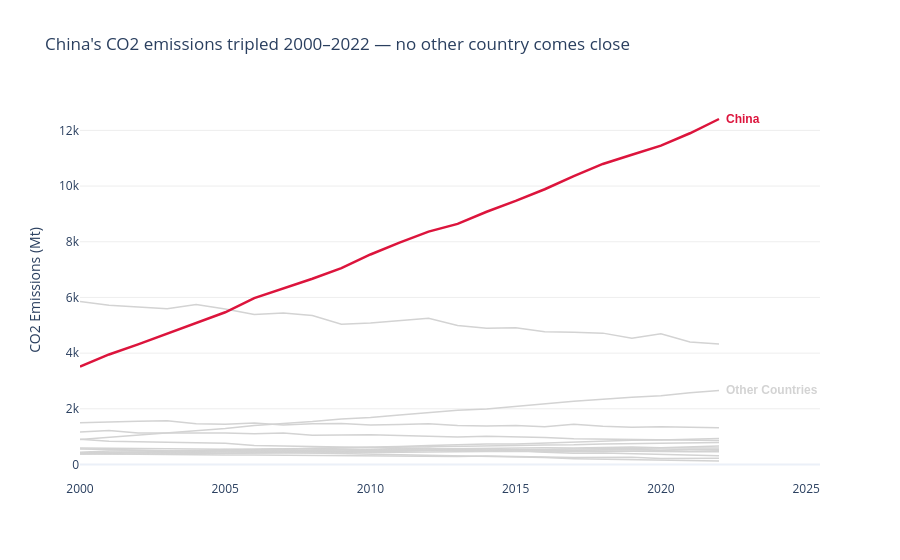

The cell this chart's notebook holds for it:
### Code cell
# Let's apply the principles

# Choose a country to highlight
highlight = 'China'

# Build colour map: highlight in red, everything else grey
color_map = {c: 'crimson' if c == highlight else 'lightgrey' for c in df['Country'].unique()}

fig = px.line(df, x='Year', y='CO2_Mt', color='Country',
              color_discrete_map=color_map,
              labels={'CO2_Mt': 'CO2 Emissions (Mt)', 'Year': ''},
              title="China's CO2 emissions tripled 2000–2022 — no other country comes close",
              template='plotly_white',
              height=400
              )

fig.update_traces(
    line=dict(width=1.5),   # default: thin for context countries
    showlegend=False      # direct label replaces legend (Gestalt proximity)
)

# Override highlighted country: thicker line to draw attention
fig.update_traces(
    line=dict(width=2.5),
    selector=dict(name=highlight) # each line is named after a country in the traces of the figure
)

# Direct label at end of highlighted line
highlight_label = df.loc[(df['Country'] == highlight) & (df['Year'] == df['Year'].max())]

others_label = df.loc[(df['Country'] == 'India') & (df['Year'] == df['Year'].max())]

# add highlight label
fig.add_annotation(
    x=highlight_label['Year'].values[0], y=highlight_label['CO2_Mt'].values[0],
    text=highlight, showarrow=False,
    xanchor='left', xshift=5,
    font=dict(color='crimson', size=12, weight='bold', family='Arial')
)

# add others label (optional)
fig.add_annotation(
    x=others_label['Year'].values[0], y=others_label['CO2_Mt'].values[0],
    text='Other Countries', showarrow=False,
    xanchor='left', xshift=5,
    font=dict(color='lightgrey', size=12, weight='bold', family='Arial')
)

fig.update_layout(
    title="China's CO2 emissions tripled 2000–2022 — no other country comes close",
    yaxis=dict(gridcolor='#EEEEEE'),
    xaxis=dict(showgrid=False)
)

fig.show()

### Figure 1 — Plotly figure (JSON) as saved in the notebook; plotly's stock layout.template omitted (floating-point values rounded to 4 significant figures)
{"data": [{"hovertemplate": "Country=United States<br>=%{x}<br>CO2 Emissions (Mt)=%{y}<extra></extra>", "legendgroup": "United States", "line": {"color": "lightgrey", "dash": "solid", "width": 1.5}, "marker": {"symbol": "circle"}, "mode": "lines", "name": "United States", "orientation": "v", "showlegend": false, "type": "scatter", "x": [2000, 2001, 2002, 2003, 2004, 2005, 2006, 2007, 2008, 2009, 2010, 2011, 2012, 2013, 2014, 2015, 2016, 2017, 2018, 2019, 2020, 2021, 2022], "xaxis": "x", "y": [5858.0, 5724, 5653.0, 5593.0, 5743.0, 5589, 5386.0, 5443.0, 5348.0, 5038.0, 5082.0, 5176.0, 5250, 4994.0, 4897.0, 4913.0, 4770.0, 4746.0, 4718.0, 4537.0, 4695.0, 4398.0, 4326.0], "yaxis": "y"}, {"hovertemplate": "Country=China<br>=%{x}<br>CO2 Emissions (Mt)=%{y}<extra></extra>", "legendgroup": "China", "line": {"color": "crimson", "dash": "solid", "width": 2.5}, "marker": {"symbol": "circle"}, "mode": "lines", "name": "China", "orientation": "v", "showlegend": false, "type": "scatter", "x": [2000, 2001, 2002, 2003, 2004, 2005, 2006, 2007, 2008, 2009, 2010, 2011, 2012, 2013, 2014, 2015, 2016, 2017, 2018, 2019, 2020, 2021, 2022], "xaxis": "x", "y": [3514.0, 3952.0, 4312, 4692.0, 5079.0, 5468.0, 5974, 6323.0, 6673, 7053.0, 7543.0, 7972.0, 8365.0, 8641.0, 9078.0, 9466.0, 9887, 10360.0, 10790.0, 11130.0, 11450.0, 11900.0, 12410.0], "yaxis": "y"}, {"hovertemplate": "Country=India<br>=%{x}<br>CO2 Emissions (Mt)=%{y}<extra></extra>", "legendgroup": "India", "line": {"color": "lightgrey", "dash": "solid", "width": 1.5}, "marker": {"symbol": "circle"}, "mode": "lines", "name": "India", "orientation": "v", "showlegend": false, "type": "scatter", "x": [2000, 2001, 2002, 2003, 2004, 2005, 2006, 2007, 2008, 2009, 2010, 2011, 2012, 2013, 2014, 2015, 2016, 2017, 2018, 2019, 2020, 2021, 2022], "xaxis": "x", "y": [901.6, 974.6, 1056, 1146.0, 1205.0, 1291, 1396.0, 1466.0, 1542.0, 1637.0, 1687.0, 1774.0, 1865.0, 1945.0, 1994.0, 2092.0, 2177.0, 2267.0, 2345.0, 2419.0, 2466.0, 2580.0, 2661.0], "yaxis": "y"}, {"hovertemplate": "Country=Germany<br>=%{x}<br>CO2 Emissions (Mt)=%{y}<extra></extra>", "legendgroup": "Germany", "line": {"color": "lightgrey", "dash": "solid", "width": 1.5}, "marker": {"symbol": "circle"}, "mode": "lines", "name": "Germany", "orientation": "v", "showlegend": false, "type": "scatter", "x": [2000, 2001, 2002, 2003, 2004, 2005, 2006, 2007, 2008, 2009, 2010, 2011, 2012, 2013, 2014, 2015, 2016, 2017, 2018, 2019, 2020, 2021, 2022], "xaxis": "x", "y": [902.4, 831.7, 815.2, 804.7, 772.9, 759.1, 685.9, 668, 650.3, 608.3, 611.2, 569.2, 586.7, 521.5, 504.5, 499, 438.8, 407.4, 413.2, 389.5, 373.4, 344, 315.1], "yaxis": "y"}, {"hovertemplate": "Country=United Kingdom<br>=%{x}<br>CO2 Emissions (Mt)=%{y}<extra></extra>", "legendgroup": "United Kingdom", "line": {"color": "lightgrey", "dash": "solid", "width": 1.5}, "marker": {"symbol": "circle"}, "mode": "lines", "name": "United Kingdom", "orientation": "v", "showlegend": false, "type": "scatter", "x": [2000, 2001, 2002, 2003, 2004, 2005, 2006, 2007, 2008, 2009, 2010, 2011, 2012, 2013, 2014, 2015, 2016, 2017, 2018, 2019, 2020, 2021, 2022], "xaxis": "x", "y": [552.4, 542.6, 523.3, 492, 500.9, 465.3, 429.1, 428.8, 410.8, 384.6, 357.3, 331.6, 319.1, 303.8, 280.1, 276.3, 247, 210.4, 188, 185.4, 157.5, 148, 125.3], "yaxis": "y"}, {"hovertemplate": "Country=France<br>=%{x}<br>CO2 Emissions (Mt)=%{y}<extra></extra>", "legendgroup": "France", "line": {"color": "lightgrey", "dash": "solid", "width": 1.5}, "marker": {"symbol": "circle"}, "mode": "lines", "name": "France", "orientation": "v", "showlegend": false, "type": "scatter", "x": [2000, 2001, 2002, 2003, 2004, 2005, 2006, 2007, 2008, 2009, 2010, 2011, 2012, 2013, 2014, 2015, 2016, 2017, 2018, 2019, 2020, 2021, 2022], "xaxis": "x", "y": [389.4, 375.4, 362.2, 367.7, 348.3, 343.1, 343.2, 334.5, 317.1, 326.4, 318.2, 306, 298, 290, 308.1, 277.4, 267.1, 248, 244.2, 256.1, 215.4, 218.3, 222.5], "yaxis": "y"}, {"hovertemplate": "Country=Brazil<br>=%{x}<br>CO2 Emissions (Mt)=%{y}<extra></extra>", "legendgroup": "Brazil", "line": {"color": "lightgrey", "dash": "solid", "width": 1.5}, "marker": {"symbol": "circle"}, "mode": "lines", "name": "Brazil", "orientation": "v", "showlegend": false, "type": "scatter", "x": [2000, 2001, 2002, 2003, 2004, 2005, 2006, 2007, 2008, 2009, 2010, 2011, 2012, 2013, 2014, 2015, 2016, 2017, 2018, 2019, 2020, 2021, 2022], "xaxis": "x", "y": [423.8, 445.8, 450.4, 454.4, 452.6, 481.6, 483.2, 499, 514.3, 527.4, 525.9, 534.4, 539.2, 567.9, 588.3, 588.9, 600.9, 593.9, 613.8, 626.7, 602.1, 631.2, 664], "yaxis": "y"}, {"hovertemplate": "Country=Japan<br>=%{x}<br>CO2 Emissions (Mt)=%{y}<extra></extra>", "legendgroup": "Japan", "line": {"color": "lightgrey", "dash": "solid", "width": 1.5}, "marker": {"symbol": "circle"}, "mode": "lines", "name": "Japan", "orientation": "v", "showlegend": false, "type": "scatter", "x": [2000, 2001, 2002, 2003, 2004, 2005, 2006, 2007, 2008, 2009, 2010, 2011, 2012, 2013, 2014, 2015, 2016, 2017, 2018, 2019, 2020, 2021, 2022], "xaxis": "x", "y": [1166.0, 1220.0, 1136.0, 1131.0, 1151.0, 1127.0, 1101.0, 1133.0, 1050.0, 1061.0, 1064.0, 1042.0, 1005.0, 990.9, 1010.0, 996.6, 967.4, 925.1, 916.6, 914.5, 902.8, 898.1, 865.1], "yaxis": "y"}, {"hovertemplate": "Country=Canada<br>=%{x}<br>CO2 Emissions (Mt)=%{y}<extra></extra>", "legendgroup": "Canada", "line": {"color": "lightgrey", "dash": "solid", "width": 1.5}, "marker": {"symbol": "circle"}, "mode": "lines", "name": "Canada", "orientation": "v", "showlegend": false, "type": "scatter", "x": [2000, 2001, 2002, 2003, 2004, 2005, 2006, 2007, 2008, 2009, 2010, 2011, 2012, 2013, 2014, 2015, 2016, 2017, 2018, 2019, 2020, 2021, 2022], "xaxis": "x", "y": [589.6, 584.4, 585.1, 565.2, 563.8, 553.5, 540.5, 569.3, 553.4, 544.2, 529.9, 514.6, 531.3, 513.3, 514.8, 498.5, 502.8, 489.1, 484.5, 487.7, 463.2, 458.7, 461.7], "yaxis": "y"}, {"hovertemplate": "Country=Australia<br>=%{x}<br>CO2 Emissions (Mt)=%{y}<extra></extra>", "legendgroup": "Australia", "line": {"color": "lightgrey", "dash": "solid", "width": 1.5}, "marker": {"symbol": "circle"}, "mode": "lines", "name": "Australia", "orientation": "v", "showlegend": false, "type": "scatter", "x": [2000, 2001, 2002, 2003, 2004, 2005, 2006, 2007, 2008, 2009, 2010, 2011, 2012, 2013, 2014, 2015, 2016, 2017, 2018, 2019, 2020, 2021, 2022], "xaxis": "x", "y": [378.4, 391.5, 388.8, 394.9, 397.8, 407.5, 403.7, 414.2, 423.1, 426.7, 430.1, 435.2, 443.8, 461.4, 444.2, 471.6, 453.9, 448.9, 466, 477.6, 494.3, 478.2, 493.7], "yaxis": "y"}, {"hovertemplate": "Country=South Korea<br>=%{x}<br>CO2 Emissions (Mt)=%{y}<extra></extra>", "legendgroup": "South Korea", "line": {"color": "lightgrey", "dash": "solid", "width": 1.5}, "marker": {"symbol": "circle"}, "mode": "lines", "name": "South Korea", "orientation": "v", "showlegend": false, "type": "scatter", "x": [2000, 2001, 2002, 2003, 2004, 2005, 2006, 2007, 2008, 2009, 2010, 2011, 2012, 2013, 2014, 2015, 2016, 2017, 2018, 2019, 2020, 2021, 2022], "xaxis": "x", "y": [438.1, 481.5, 490.6, 490.8, 494.6, 537.2, 539, 566.1, 570, 585.4, 595.9, 620.6, 631.1, 649.6, 646.2, 686.5, 704, 706, 738.5, 750.8, 755.8, 777.3, 789.5], "yaxis": "y"}, {"hovertemplate": "Country=Russia<br>=%{x}<br>CO2 Emissions (Mt)=%{y}<extra></extra>", "legendgroup": "Russia", "line": {"color": "lightgrey", "dash": "solid", "width": 1.5}, "marker": {"symbol": "circle"}, "mode": "lines", "name": "Russia", "orientation": "v", "showlegend": false, "type": "scatter", "x": [2000, 2001, 2002, 2003, 2004, 2005, 2006, 2007, 2008, 2009, 2010, 2011, 2012, 2013, 2014, 2015, 2016, 2017, 2018, 2019, 2020, 2021, 2022], "xaxis": "x", "y": [1496.0, 1532.0, 1552.0, 1570.0, 1467.0, 1447.0, 1488.0, 1416.0, 1467.0, 1471.0, 1421.0, 1438.0, 1460.0, 1404.0, 1385.0, 1397.0, 1358.0, 1441.0, 1371.0, 1338.0, 1357.0, 1336.0, 1323.0], "yaxis": "y"}, {"hovertemplate": "Country=South Africa<br>=%{x}<br>CO2 Emissions (Mt)=%{y}<extra></extra>", "legendgroup": "South Africa", "line": {"color": "lightgrey", "dash": "solid", "width": 1.5}, "marker": {"symbol": "circle"}, "mode": "lines", "name": "South Africa", "orientation": "v", "showlegend": false, "type": "scatter", "x": [2000, 2001, 2002, 2003, 2004, 2005, 2006, 2007, 2008, 2009, 2010, 2011, 2012, 2013, 2014, 2015, 2016, 2017, 2018, 2019, 2020, 2021, 2022], "xaxis": "x", "y": [425.4, 430, 427, 456.8, 455, 457.7, 458.9, 456.8, 463.5, 462.8, 474.4, 475.7, 504.5, 502.6, 500.7, 497.6, 501.1, 513.4, 528, 541.4, 518, 539.8, 534.4], "yaxis": "y"}, {"hovertemplate": "Country=Mexico<br>=%{x}<br>CO2 Emissions (Mt)=%{y}<extra></extra>", "legendgroup": "Mexico", "line": {"color": "lightgrey", "dash": "solid", "width": 1.5}, "marker": {"symbol": "circle"}, "mode": "lines", "name": "Mexico", "orientation": "v", "showlegend": false, "type": "scatter", "x": [2000, 2001, 2002, 2003, 2004, 2005, 2006, 2007, 2008, 2009, 2010, 2011, 2012, 2013, 2014, 2015, 2016, 2017, 2018, 2019, 2020, 2021, 2022], "xaxis": "x", "y": [415.9, 428.4, 429, 442, 444.4, 455.2, 474.3, 476.8, 490.3, 486.4, 504.8, 494.3, 516.4, 529.4, 518, 534.5, 548.4, 564.5, 559.2, 576.5, 592.1, 592.8, 594.3], "yaxis": "y"}, {"hovertemplate": "Country=Indonesia<br>=%{x}<br>CO2 Emissions (Mt)=%{y}<extra></extra>", "legendgroup": "Indonesia", "line": {"color": "lightgrey", "dash": "solid", "width": 1.5}, "marker": {"symbol": "circle"}, "mode": "lines", "name": "Indonesia", "orientation": "v", "showlegend": false, "type": "scatter", "x": [2000, 2001, 2002, 2003, 2004, 2005, 2006, 2007, 2008, 2009, 2010, 2011, 2012, 2013, 2014, 2015, 2016, 2017, 2018, 2019, 2020, 2021, 2022], "xaxis": "x", "y": [382.8, 400.4, 430.7, 453.8, 482.6, 501.9, 533, 551.8, 586.6, 602.5, 614.5, 647.3, 680.1, 717.7, 736.3, 738.2, 768.8, 813.7, 834.8, 872.3, 876.5, 898.5, 930.5], "yaxis": "y"}], "layout": {"annotations": [{"font": {"color": "crimson", "family": "Arial", "size": 12, "weight": "bold"}, "showarrow": false, "text": "China", "x": 2022, "xanchor": "left", "xshift": 5, "y": 12410.0}, {"font": {"color": "lightgrey", "family": "Arial", "size": 12, "weight": "bold"}, "showarrow": false, "text": "Other Countries", "x": 2022, "xanchor": "left", "xshift": 5, "y": 2661.0}], "autosize": true, "legend": {"title": {"text": "Country"}, "tracegroupgap": 0}, "title": {"text": "China's CO2 emissions tripled 2000–2022 — no other country comes close"}, "xaxis": {"anchor": "y", "autorange": true, "domain": [0, 1], "range": [2000, 2027.0], "showgrid": false, "title": {"text": ""}, "type": "linear"}, "yaxis": {"anchor": "x", "autorange": true, "domain": [0, 1], "gridcolor": "#EEEEEE", "range": [-557.2, 13090.0], "title": {"text": "CO2 Emissions (Mt)"}, "type": "linear"}}}
